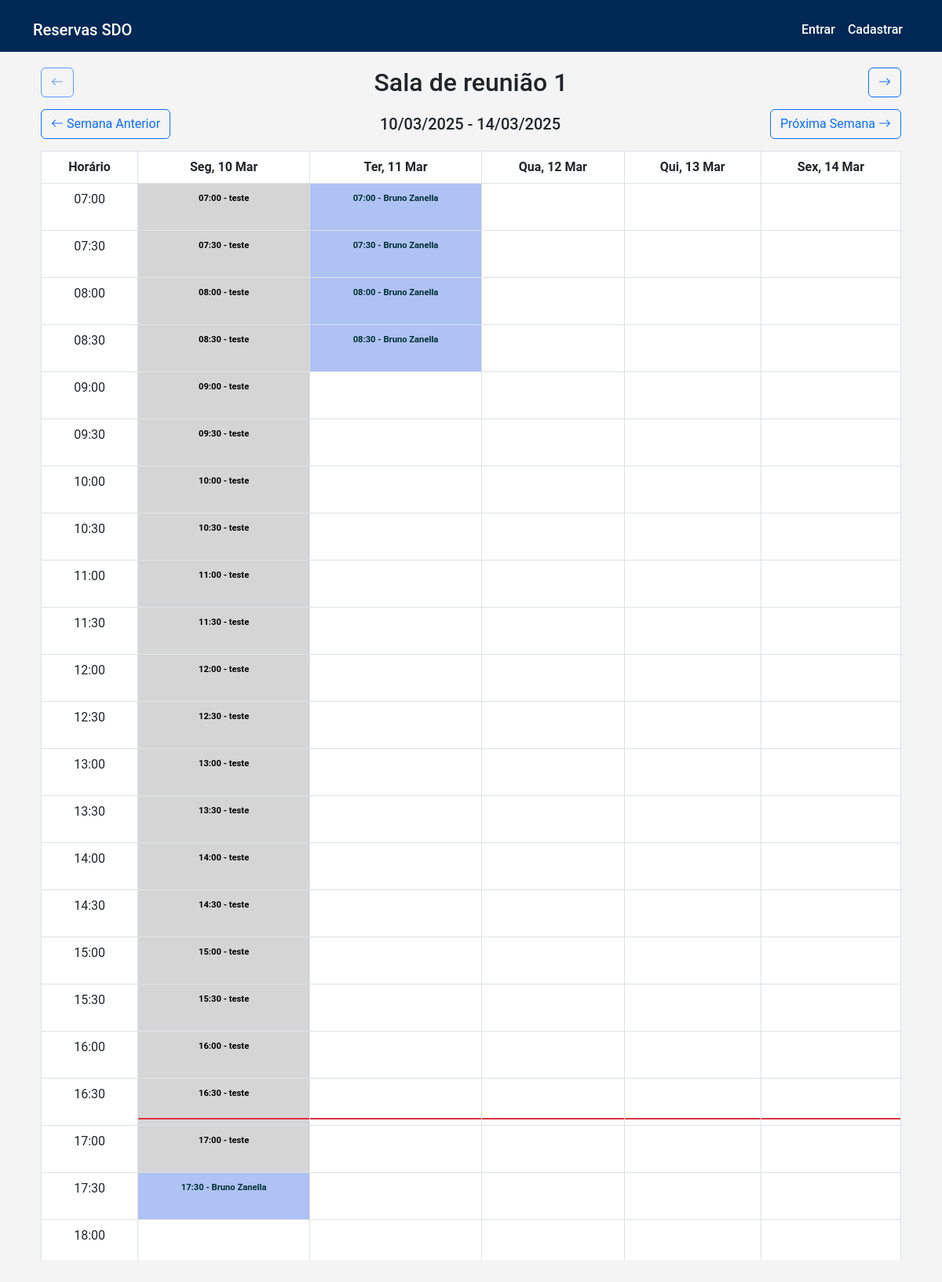
The app's page /sala/1/calendario/ with its own data.
### salas/models.py (models this page shows, shortened)
class Sala(models.Model):
    nome = models.CharField(max_length=100)
    imagem = models.ImageField(upload_to='salas/', default='salas/logo.png')  # Definindo imagem padrão
    tamanho = models.CharField(max_length=50)
    capacidade = models.IntegerField()

### reservas/models.py (models this page shows, shortened)
class Reserva(models.Model):
    usuario = models.ForeignKey(settings.AUTH_USER_MODEL, on_delete=models.CASCADE, null=True, blank=True)
    nome_nao_registrado = models.CharField(max_length=100, null=True, blank=True)
    empresa_nao_registrado = models.CharField(max_length=100, null=True, blank=True)
    sala = models.ForeignKey(Sala, on_delete=models.CASCADE)
    data = models.DateField()
    hora_inicio = models.TimeField()
    hora_fim = models.TimeField()
    criado_em = models.DateTimeField(auto_now_add=True)
    class Meta:
        ordering = ['data', 'hora_inicio']
    def display_usuario(self):
        """Retorna o nome do usuário ou o nome não registrado."""
        if self.usuario:
            return self.usuario.nome
        return self.nome_nao_registrado
    display_usuario.short_description = 'Usuário'

### usuarios/models.py (models this page shows, shortened)
class Usuario(AbstractUser):
    nome = models.CharField(max_length=100)
    sobrenome = models.CharField(max_length=100)
    email = models.EmailField(unique=True)
    telefone = models.CharField(max_length=20)
    empresa = models.CharField(max_length=100)

### salas/views.py (the view)
# urls.py: path('sala/<int:sala_id>/calendario/', views.calendario_sala, name='calendario_sala'),
def calendario_sala(request, sala_id):
    sala = get_object_or_404(Sala, id=sala_id)
    data_param = request.GET.get('data')
    if data_param:
        hoje = datetime.strptime(data_param, '%Y-%m-%d').date()
    else:
        hoje = timezone.now().astimezone(SAO_PAULO_TZ).date()  # Usa ZoneInfo
    hora_atual = timezone.now().astimezone(SAO_PAULO_TZ).time()  # Usa ZoneInfo
    dias_semana = []
    horarios = []
    while hoje.weekday() != 0:
        hoje -= timedelta(days=1)
    for i in range(5):
        dias_semana.append(hoje + timedelta(days=i))
    hora_atual_dt = time(7, 0)  # Usando time() em vez de datetime.strptime
    hora_fim_dt = time(18, 0)
    while hora_atual_dt <= hora_fim_dt:
        horarios.append(hora_atual_dt)
        dt = datetime.combine(date.today(), hora_atual_dt) + timedelta(minutes=30)
        hora_atual_dt = dt.time()
    reservas = Reserva.objects.filter(
        sala=sala,
        data__range=[dias_semana[0], dias_semana[-1]]
    ).select_related('usuario')
    reservas_dict = {}
    for dia in dias_semana:
        reservas_dict[dia] = {}
        dia_reservas = reservas.filter(data=dia)
        for reserva in dia_reservas:
            inicio_intervalo = datetime.combine(date.today(), time(reserva.hora_inicio.hour, (reserva.hora_inicio.minute // 30) * 30))
            fim_minuto = ((reserva.hora_fim.minute + 29) // 30) * 30
            fim_hora = reserva.hora_fim.hour + (fim_minuto // 60)  # Ajusta para a próxima hora se ultrapassar 59 minutos
            fim_minuto = fim_minuto % 60  # Garante que os minutos fiquem no intervalo de 0 a 59
            fim_intervalo = datetime.combine(date.today(), time(fim_hora, fim_minuto))
            hora_atual = inicio_intervalo.time()
            while hora_atual < fim_intervalo.time():
                inicio_reserva = max(reserva.hora_inicio, hora_atual)
                fim_reserva = min(reserva.hora_fim, (datetime.combine(date.today(), hora_atual) + timedelta(minutes=30)).time())
                duracao_reserva = (datetime.combine(date.today(), fim_reserva) - datetime.combine(date.today(), inicio_reserva)).seconds // 60
                reservas_dict[dia][hora_atual] = {
                    'usuario': reserva.usuario if reserva.usuario else None,
                    'nome_nao_registrado': reserva.nome_nao_registrado,
                    'empresa_nao_registrado': reserva.empresa_nao_registrado,
                    'inicio_reserva': inicio_reserva,
                    'fim_reserva': fim_reserva,
                    'duracao_minutos': duracao_reserva,
                }
                hora_atual = (datetime.combine(date.today(), hora_atual) + timedelta(minutes=30)).time()
    salas = list(Sala.objects.order_by('id'))
    sala_idx = salas.index(sala)
    sala_anterior = salas[sala_idx - 1] if sala_idx > 0 else None
    sala_proxima = salas[sala_idx + 1] if sala_idx < len(salas) - 1 else None
    context = {
        'sala': sala,
        'sala_anterior': sala_anterior,
        'sala_proxima': sala_proxima,
        'dias_semana': dias_semana,
        'horarios': horarios,
        'hora_atual': hora_atual,
        'reservas': reservas_dict,
        'data_atual': hoje.strftime('%Y-%m-%d'),
    }
    return render(request, 'calendario.html', context)

### salas/templatetags/salas_tags.py (called while the page is built)
@register.filter
def get_reserva(reservas, chave):
    if isinstance(chave, date):
        return reservas.get(chave, {})
    if isinstance(chave, time):
        return reservas.get(chave)
    return None

@register.filter
def get_user_color(user_id):
    hue = (user_id * 0.618033988749895) % 1  # Proporção áurea
    saturation = 0.4  # Saturação mais suave
    value = 0.95  # Valor alto para cores mais claras
    rgb = colorsys.hsv_to_rgb(hue, saturation, value)
    return f'rgba({int(rgb[0]*255)}, {int(rgb[1]*255)}, {int(rgb[2]*255)}, 0.7)'

@register.filter
def get_text_color(user_id):
    if not isinstance(user_id, int):
        return "#000000"  # Valor padrão para evitar erros
    try:
        base_color = (user_id * 12345) % 16777215  # Gera um valor hexadecimal
        return f"#{base_color:06x}"  # Formata como cor hexadecimal
    except Exception:
        return "#000000"  # Valor padrão em caso de erro

### templates/calendario.html (shortened to what this page needs)
{% extends 'base.html' %}
{% load salas_tags %}
{% block content %}
<div class="calendar-container">
    <div class="room-nav">
        <button class="btn btn-outline-primary {% if not sala_anterior %}disabled{% endif %}"
                {% if sala_anterior %}onclick="window.location.href='{% url 'calendario_sala' sala_anterior.id %}?data={{ data_atual }}'"{% endif %}>
            <i class="bi bi-arrow-left"></i>
        </button>
        <h2 class="text-center mb-0">{{ sala.nome }}</h2>
        <button class="btn btn-outline-primary {% if not sala_proxima %}disabled{% endif %}"
                {% if sala_proxima %}onclick="window.location.href='{% url 'calendario_sala' sala_proxima.id %}?data={{ data_atual }}'"{% endif %}>
             <i class="bi bi-arrow-right"></i>
        </button>
    </div>
    <div class="week-nav">
        <button class="btn btn-outline-primary" onclick="carregarSemanaAnterior()">
            <i class="bi bi-arrow-left"></i> Semana Anterior
        </button>
        <h5 id="semana-atual" class="mb-0 d-none d-md-block">
            {{ dias_semana.0|date:"d/m/Y" }} - {{ dias_semana.4|date:"d/m/Y" }}
        </h5>
        <button class="btn btn-outline-primary" onclick="carregarProximaSemana()">
            Próxima Semana <i class="bi bi-arrow-right"></i>
        </button>
    </div>
    <div class="desktop-view">
        <div class="table-responsive">
            <div class="table-wrapper">
                <table class="table table-bordered">
                    <thead>
                        <tr>
                            <th class="sticky-column sticky-header">Horário</th>
                            {% for dia in dias_semana %}
                            <th class="sticky-header">{{ dia|date:"D, d M" }}</th>
                            {% endfor %}
                        </tr>
                    </thead>
                    <tbody>
                        {% for hora in horarios %}
                        <tr>
                            <td class="sticky-column">{{ hora|time:"H:i" }}</td>
                            {% for dia in dias_semana %}
                            <td
                                class="horario-cell position-relative {% if reservas|get_reserva:dia|get_reserva:hora %}reserved{% endif %}"
                                data-dia="{{ dia|date:'Y-m-d' }}"
                                data-hora="{{ hora|time:'H:i' }}"
                                {% with reserva=reservas|get_reserva:dia|get_reserva:hora %}
                                {% if reserva %}
                                    {% if reserva.usuario %}
                                        style="background-color: {{ reserva.usuario.id|get_user_color }};"
                                        data-bs-toggle="tooltip"
                                        data-bs-placement="top"
                                        title="Reservado por {{ reserva.usuario.first_name }} {{ reserva.usuario.last_name }}"
                                    {% else %}
                                        style="background-color: rgba(200, 200, 200, 0.7);"
                                        data-bs-toggle="tooltip"
                                        data-bs-placement="top"
                                        title="Reservado por {{ reserva.nome_nao_registrado }} ({{ reserva.empresa_nao_registrado }})"
                                    {% endif %}
                                {% else %}
                                    style="cursor: pointer;"
                                    onclick="verificarDisponibilidade('{{ dia|date:'Y-m-d' }}', '{{ hora|time:'H:i' }}')"
                                {% endif %}
                                {% endwith %}
                            >
                                {% with reserva=reservas|get_reserva:dia|get_reserva:hora %}
                                {% if reserva %}
                                    <div class="reserva-info" style="color:
                                        {% if reserva.usuario %}{{ reserva.usuario.id|get_text_color }}{% else %}#000000{% endif %};">
                                        <small>
                                            {{ hora|time:"H:i" }} -
                                            {% if reserva.usuario %}
                                                {{ reserva.usuario.first_name }} {{ reserva.usuario.last_name }}
                                            {% else %}
                                                {{ reserva.nome_nao_registrado }}
                                            {% endif %}
                                        </small>
                                    </div>
                                {% endif %}
                                {% endwith %}
                            </td>
                            {% endfor %}
                        </tr>
                        {% endfor %}
                    </tbody>
                </table>
            </div>
        </div>
    </div>
</div>
{% endblock %}

### templates/base.html (style rules this page uses)
body { background-color: #f4f4f4; font-family: 'Roboto', sans-serif; }

### templates/calendario.html (style rules this page uses)
.calendar-container { padding: 10px; max-width: 100%; }
.desktop-view { display: block; }
.table-wrapper { position: relative; overflow: auto; max-height: 80vh; }
.table { width: 100%; border-collapse: collapse; }
.sticky-column { position: sticky; left: 0; background-color: #f8f9fa; z-index: 2; box-shadow: 2px 0 5px rgba(0, 0, 0, 0.1); }
.sticky-header { position: sticky; top: 0; background-color: #f8f9fa; z-index: 3; box-shadow: 0 2px 5px rgba(0, 0, 0, 0.1); }
.table th, .table td { text-align: center; white-space: nowrap; padding: 8px; }
.table-bordered th, .table-bordered td { border: 1px solid #dee2e6; }
.horario-cell { height: 60px; position: relative; transition: all 0.3s ease; }
.reserva-info { font-size: 0.8em; text-align: center; font-weight: bold; }
.room-nav { display: flex; justify-content: space-between; align-items: center; width: 100%; margin-bottom: 15px; }
.week-nav { display: flex; justify-content: space-between; align-items: center; width: 100%; margin-bottom: 15px; }

### records on screen
Sala: nome "Sala de reunião 1"
Reserva: nome_nao_registrado "teste" "teste" "teste" "teste" "teste" "teste" "teste" "teste" "teste" "teste" "teste" "teste" "teste" "teste" "teste" "teste" "teste" "teste" "teste" "teste" "teste"
Usuario: usuario.first_name "Bruno" "Bruno" "Bruno" "Bruno" "Bruno", usuario.last_name "Zanella" "Zanella" "Zanella" "Zanella" "Zanella"

### other values on screen
{{ dias_semana.0|date:"d/m/Y" }} "10/03/2025"
{{ dias_semana.4|date:"d/m/Y" }} "14/03/2025"
{{ dia|date:"D, d M" }} "Seg, 10 Mar" "Ter, 11 Mar" "Qua, 12 Mar" "Qui, 13 Mar" "Sex, 14 Mar"
{{ hora|time:"H:i" }} "07:00" "07:30" "08:00" "08:30" "09:00" "09:30" "10:00" "10:30" "11:00" "11:30" "12:00" "12:30" "13:00" "13:30" "14:00" "14:30" "15:00" "15:30" "16:00" "16:30" "17:00" "17:30" "18:00"
{{ hora|time:"H:i" }} "07:00" "07:00" "07:30" "07:30" "08:00" "08:00" "08:30" "08:30" "09:00" "09:30" "10:00" "10:30" "11:00" "11:30" "12:00" "12:30" "13:00" "13:30" "14:00" "14:30" "15:00" "15:30" "16:00" "16:30" "17:00" "17:30"
